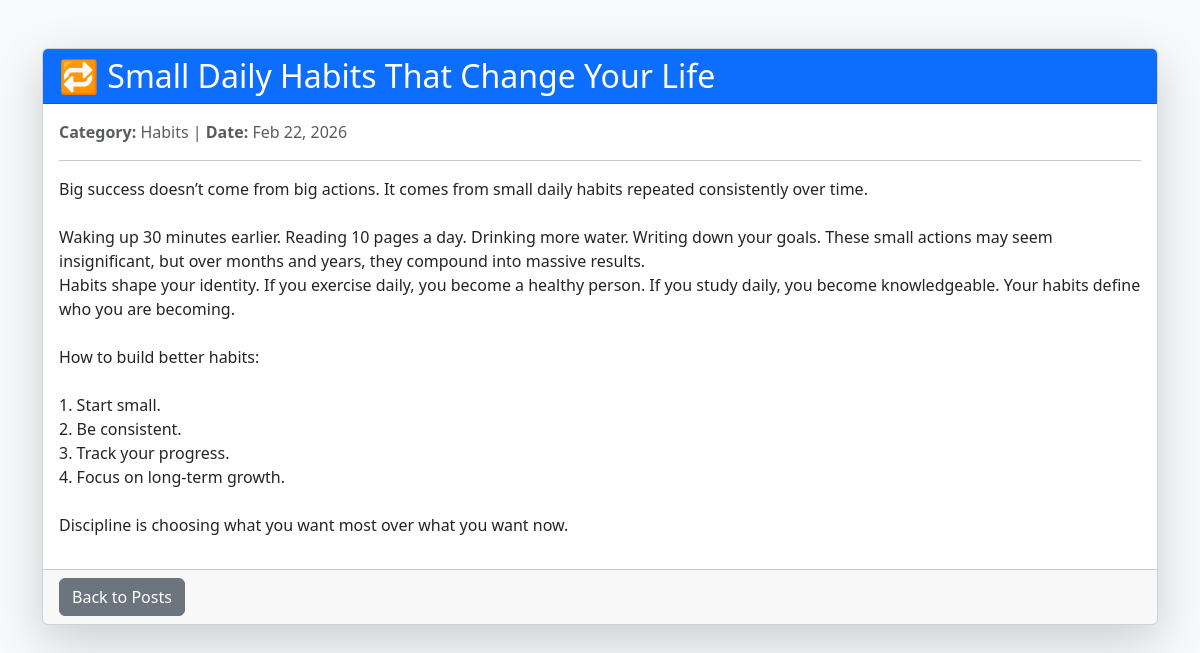
Screenshot of /admin/view_post.php?id=3 with the database file from the repository.
### tables this page shows
CREATE TABLE `posts` (
  `id` int(11) NOT NULL,
  `title` varchar(255) DEFAULT NULL,
  `content` text DEFAULT NULL,
  `image` varchar(255) DEFAULT NULL,
  `category_id` int(11) DEFAULT NULL,
  `created_at` timestamp NOT NULL DEFAULT current_timestamp()
);

CREATE TABLE `categories` (
  `id` int(11) NOT NULL,
  `name` varchar(100) DEFAULT NULL
);

### admin/view_post.php (the view, shortened to what this page needs)
<?php
include '../includes/db.php';
$id = (int) $_GET['id'];
$stmt = $conn->prepare("
    SELECT posts.title, posts.content, posts.created_at, categories.name AS category_name
    FROM posts
    LEFT JOIN categories ON posts.category_id = categories.id
    WHERE posts.id = ?
");
$stmt->bind_param("i", $id);
$stmt->execute();
$result = $stmt->get_result();
$post = $result->fetch_assoc();
?>
<!DOCTYPE html>
<html lang="en">
<head>
  <link href="https://cdn.jsdelivr.net/npm/bootstrap@5.3.0/dist/css/bootstrap.min.css" rel="stylesheet">
</head>
<body class="bg-light">
  <div class="container mt-5">
    <div class="card shadow-lg">
      <div class="card-header bg-primary text-white">
        <h2 class="mb-0"><?= htmlspecialchars($post['title']); ?></h2>
      </div>
      <div class="card-body">
        <p class="text-muted mb-2">
          <strong>Category:</strong> <?= htmlspecialchars($post['category_name'] ?? 'Uncategorized'); ?> |
          <strong>Date:</strong> <?= date('M d, Y', strtotime($post['created_at'] ?? 'now')); ?>
        </p>
        <hr>
        <p><?= nl2br(htmlspecialchars($post['content'])); ?></p>
      </div>
      <div class="card-footer">
        <a href="manage_posts.php" class="btn btn-secondary">Back to Posts</a>
      </div>
    </div>
  </div>
</body>
</html>

### rows the page displays
posts: title "🔁 Small Daily Habits That Change Your Life", category.name "Habits", created_at "Feb 22, 2026", content "Big success doesn’t come from big actions. It comes from small daily habits repeated consistently over time. Waking up 30 minutes earlier. Reading 10 pages a day. Drinking more water. Writing down your goals. These small actions may seem insignificant, but over months and years, they compound into massive results. Habits shape your identity. If you exercise daily, you become a healthy person. If you study daily, you become knowledgeable. Your habits define who you are becoming. How to build better habits: 1. Start small. 2. Be consistent. 3. Track your progress. 4. Focus on long-term growth. Discipline is choosing what you want most over what you want now."
